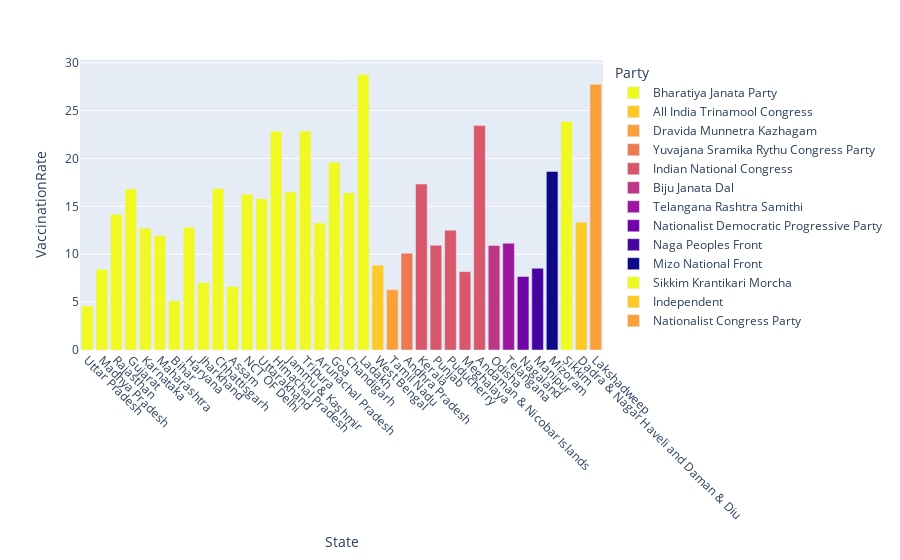

Notebook code cell kept with this figure:
### Code cell
#Cleaning all the file for Hypothesis 1
    stateElections = cleanData(stateElections)
    
    statePopulation = cleanData(statePopulation)
    
    #Performing analysis for Hypothesis 1
    hypothesis1(stateElections, stateVaccinations, statePopulation)

### Figure 1 — Plotly figure (JSON) as saved in the notebook; plotly's stock layout.template omitted (floating-point values rounded to 4 significant figures)
{"data": [{"alignmentgroup": "True", "hovertemplate": "<b>%{hovertext}</b><br><br>Party=Bharatiya Janata Party<br>State=%{x}<br>VaccinationRate=%{y}<extra></extra>", "hovertext": ["Bharatiya Janata Party", "Bharatiya Janata Party", "Bharatiya Janata Party", "Bharatiya Janata Party", "Bharatiya Janata Party", "Bharatiya Janata Party", "Bharatiya Janata Party", "Bharatiya Janata Party", "Bharatiya Janata Party", "Bharatiya Janata Party", "Bharatiya Janata Party", "Bharatiya Janata Party", "Bharatiya Janata Party", "Bharatiya Janata Party", "Bharatiya Janata Party", "Bharatiya Janata Party", "Bharatiya Janata Party", "Bharatiya Janata Party", "Bharatiya Janata Party", "Bharatiya Janata Party"], "legendgroup": "Bharatiya Janata Party", "marker": {"color": "#f0f921"}, "name": "Bharatiya Janata Party", "offsetgroup": "Bharatiya Janata Party", "orientation": "v", "showlegend": true, "textposition": "auto", "type": "bar", "x": ["Uttar Pradesh", "Madhya Pradesh", "Rajasthan", "Gujarat", "Karnataka", "Maharashtra", "Bihar", "Haryana", "Jharkhand", "Chhattisgarh", "Assam", "NCT OF Delhi", "Uttarakhand", "Himachal Pradesh", "Jammu & Kashmir", "Tripura", "Arunachal Pradesh", "Goa", "Chandigarh", "Ladakh"], "xaxis": "x", "y": [4.589, 8.438, 14.19, 16.82, 12.72, 11.95, 5.138, 12.81, 7.055, 16.86, 6.646, 16.28, 15.8, 22.84, 16.5, 22.87, 13.27, 19.6, 16.42, 28.78], "yaxis": "y"}, {"alignmentgroup": "True", "hovertemplate": "<b>%{hovertext}</b><br><br>Party=All India Trinamool Congress<br>State=%{x}<br>VaccinationRate=%{y}<extra></extra>", "hovertext": ["All India Trinamool Congress"], "legendgroup": "All India Trinamool Congress", "marker": {"color": "#fdca26"}, "name": "All India Trinamool Congress", "offsetgroup": "All India Trinamool Congress", "orientation": "v", "showlegend": true, "textposition": "auto", "type": "bar", "x": ["West Bengal"], "xaxis": "x", "y": [8.861], "yaxis": "y"}, {"alignmentgroup": "True", "hovertemplate": "<b>%{hovertext}</b><br><br>Party=Dravida Munnetra Kazhagam<br>State=%{x}<br>VaccinationRate=%{y}<extra></extra>", "hovertext": ["Dravida Munnetra Kazhagam"], "legendgroup": "Dravida Munnetra Kazhagam", "marker": {"color": "#fb9f3a"}, "name": "Dravida Munnetra Kazhagam", "offsetgroup": "Dravida Munnetra Kazhagam", "orientation": "v", "showlegend": true, "textposition": "auto", "type": "bar", "x": ["Tamil Nadu"], "xaxis": "x", "y": [6.303], "yaxis": "y"}, {"alignmentgroup": "True", "hovertemplate": "<b>%{hovertext}</b><br><br>Party=Yuvajana Sramika Rythu Congress Party<br>State=%{x}<br>VaccinationRate=%{y}<extra></extra>", "hovertext": ["Yuvajana Sramika Rythu Congress Party"], "legendgroup": "Yuvajana Sramika Rythu Congress Party", "marker": {"color": "#ed7953"}, "name": "Yuvajana Sramika Rythu Congress Party", "offsetgroup": "Yuvajana Sramika Rythu Congress Party", "orientation": "v", "showlegend": true, "textposition": "auto", "type": "bar", "x": ["Andhra Pradesh"], "xaxis": "x", "y": [10.1], "yaxis": "y"}, {"alignmentgroup": "True", "hovertemplate": "<b>%{hovertext}</b><br><br>Party=Indian National Congress<br>State=%{x}<br>VaccinationRate=%{y}<extra></extra>", "hovertext": ["Indian National Congress", "Indian National Congress", "Indian National Congress", "Indian National Congress", "Indian National Congress"], "legendgroup": "Indian National Congress", "marker": {"color": "#d8576b"}, "name": "Indian National Congress", "offsetgroup": "Indian National Congress", "orientation": "v", "showlegend": true, "textposition": "auto", "type": "bar", "x": ["Kerala", "Punjab", "Puducherry", "Meghalaya", "Andaman & Nicobar Islands"], "xaxis": "x", "y": [17.33, 10.94, 12.52, 8.182, 23.44], "yaxis": "y"}, {"alignmentgroup": "True", "hovertemplate": "<b>%{hovertext}</b><br><br>Party=Biju Janata Dal<br>State=%{x}<br>VaccinationRate=%{y}<extra></extra>", "hovertext": ["Biju Janata Dal"], "legendgroup": "Biju Janata Dal", "marker": {"color": "#bd3786"}, "name": "Biju Janata Dal", "offsetgroup": "Biju Janata Dal", "orientation": "v", "showlegend": true, "textposition": "auto", "type": "bar", "x": ["Odisha"], "xaxis": "x", "y": [10.92], "yaxis": "y"}, {"alignmentgroup": "True", "hovertemplate": "<b>%{hovertext}</b><br><br>Party=Telangana Rashtra Samithi<br>State=%{x}<br>VaccinationRate=%{y}<extra></extra>", "hovertext": ["Telangana Rashtra Samithi"], "legendgroup": "Telangana Rashtra Samithi", "marker": {"color": "#9c179e"}, "name": "Telangana Rashtra Samithi", "offsetgroup": "Telangana Rashtra Samithi", "orientation": "v", "showlegend": true, "textposition": "auto", "type": "bar", "x": ["Telangana"], "xaxis": "x", "y": [11.15], "yaxis": "y"}, {"alignmentgroup": "True", "hovertemplate": "<b>%{hovertext}</b><br><br>Party=Nationalist Democratic Progressive Party<br>State=%{x}<br>VaccinationRate=%{y}<extra></extra>", "hovertext": ["Nationalist Democratic Progressive Party"], "legendgroup": "Nationalist Democratic Progressive Party", "marker": {"color": "#7201a8"}, "name": "Nationalist Democratic Progressive Party", "offsetgroup": "Nationalist Democratic Progressive Party", "orientation": "v", "showlegend": true, "textposition": "auto", "type": "bar", "x": ["Nagaland"], "xaxis": "x", "y": [7.675], "yaxis": "y"}, {"alignmentgroup": "True", "hovertemplate": "<b>%{hovertext}</b><br><br>Party=Naga Peoples Front<br>State=%{x}<br>VaccinationRate=%{y}<extra></extra>", "hovertext": ["Naga Peoples Front"], "legendgroup": "Naga Peoples Front", "marker": {"color": "#46039f"}, "name": "Naga Peoples Front", "offsetgroup": "Naga Peoples Front", "orientation": "v", "showlegend": true, "textposition": "auto", "type": "bar", "x": ["Manipur"], "xaxis": "x", "y": [8.533], "yaxis": "y"}, {"alignmentgroup": "True", "hovertemplate": "<b>%{hovertext}</b><br><br>Party=Mizo National Front<br>State=%{x}<br>VaccinationRate=%{y}<extra></extra>", "hovertext": ["Mizo National Front"], "legendgroup": "Mizo National Front", "marker": {"color": "#0d0887"}, "name": "Mizo National Front", "offsetgroup": "Mizo National Front", "orientation": "v", "showlegend": true, "textposition": "auto", "type": "bar", "x": ["Mizoram"], "xaxis": "x", "y": [18.66], "yaxis": "y"}, {"alignmentgroup": "True", "hovertemplate": "<b>%{hovertext}</b><br><br>Party=Sikkim Krantikari Morcha<br>State=%{x}<br>VaccinationRate=%{y}<extra></extra>", "hovertext": ["Sikkim Krantikari Morcha"], "legendgroup": "Sikkim Krantikari Morcha", "marker": {"color": "#f0f921"}, "name": "Sikkim Krantikari Morcha", "offsetgroup": "Sikkim Krantikari Morcha", "orientation": "v", "showlegend": true, "textposition": "auto", "type": "bar", "x": ["Sikkim"], "xaxis": "x", "y": [23.88], "yaxis": "y"}, {"alignmentgroup": "True", "hovertemplate": "<b>%{hovertext}</b><br><br>Party=Independent<br>State=%{x}<br>VaccinationRate=%{y}<extra></extra>", "hovertext": ["Independent"], "legendgroup": "Independent", "marker": {"color": "#fdca26"}, "name": "Independent", "offsetgroup": "Independent", "orientation": "v", "showlegend": true, "textposition": "auto", "type": "bar", "x": ["Dadra & Nagar Haveli and Daman & Diu"], "xaxis": "x", "y": [13.34], "yaxis": "y"}, {"alignmentgroup": "True", "hovertemplate": "<b>%{hovertext}</b><br><br>Party=Nationalist Congress Party<br>State=%{x}<br>VaccinationRate=%{y}<extra></extra>", "hovertext": ["Nationalist Congress Party"], "legendgroup": "Nationalist Congress Party", "marker": {"color": "#fb9f3a"}, "name": "Nationalist Congress Party", "offsetgroup": "Nationalist Congress Party", "orientation": "v", "showlegend": true, "textposition": "auto", "type": "bar", "x": ["Lakshadweep"], "xaxis": "x", "y": [27.75], "yaxis": "y"}], "layout": {"barmode": "relative", "legend": {"title": {"text": "Party"}, "tracegroupgap": 0}, "margin": {"t": 60}, "xaxis": {"anchor": "y", "domain": [0, 1], "tickangle": 45, "title": {"text": "State"}}, "yaxis": {"anchor": "x", "domain": [0, 1], "title": {"text": "VaccinationRate"}}}}
